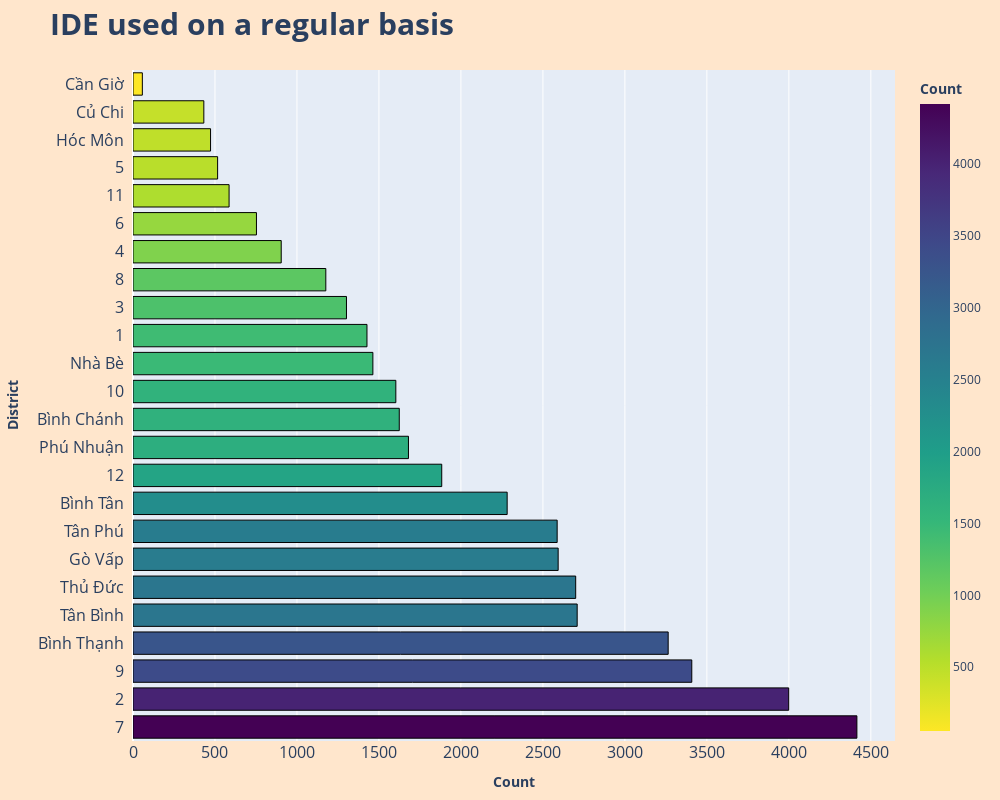

The code cell stored with this chart in its notebook:
### Code cell
district_count.sort_values(ascending = False ,by='count', inplace= True)

fig = px.bar(district_count,
              x='count',
              y='District', orientation='h', color='count',
             color_continuous_scale='viridis_r', title='<b>IDE used on a regular basis</b>',
             labels={'count': '<b>Count</b>', 'District': '<b>District</b>'})

fig.update_layout(
               title_font_size = 30,
               width = 1000,
               height = 800,
               margin=dict(l=20, r=30, t=70, b=20),
               paper_bgcolor='#ffe6cc',
               xaxis=dict(tickfont=dict(size=16)),
               yaxis=dict(tickfont=dict(size=16), ticksuffix = "  ")
               )
fig.update_traces(marker_line_color='black', marker_line_width=1.0, hovertemplate='<b>%{x}</b> real estates are located in <b>district %{y}</b>')
fig.show(config=dict({'scrollZoom':False}))

### Figure 1 — Plotly figure (JSON) as saved in the notebook; plotly's stock layout.template omitted (floating-point values rounded to 4 significant figures)
{"data": [{"alignmentgroup": "True", "hovertemplate": "<b>%{x}</b> real estates are located in <b>district %{y}</b>", "legendgroup": "", "marker": {"color": [4415, 3999, 3408, 3264, 2709, 2700, 2593, 2587, 2282, 1883, 1680, 1624, 1603, 1463, 1427, 1302, 1176, 904, 753, 586, 516, 473, 432, 57], "coloraxis": "coloraxis", "line": {"color": "black", "width": 1}, "pattern": {"shape": ""}}, "name": "", "offsetgroup": "", "orientation": "h", "showlegend": false, "textposition": "auto", "type": "bar", "x": [4415, 3999, 3408, 3264, 2709, 2700, 2593, 2587, 2282, 1883, 1680, 1624, 1603, 1463, 1427, 1302, 1176, 904, 753, 586, 516, 473, 432, 57], "xaxis": "x", "y": ["7", "2", "9", "Bình Thạnh", "Tân Bình", "Thủ Đức", "Gò Vấp", "Tân Phú", "Bình Tân", "12", "Phú Nhuận", "Bình Chánh", "10", "Nhà Bè", "1", "3", "8", "4", "6", "11", "5", "Hóc Môn", "Củ Chi", "Cần Giờ"], "yaxis": "y"}], "layout": {"barmode": "relative", "coloraxis": {"colorbar": {"title": {"text": "<b>Count</b>"}}, "colorscale": [[0, "#fde725"], [0.1111, "#b5de2b"], [0.2222, "#6ece58"], [0.3333, "#35b779"], [0.4444, "#1f9e89"], [0.5556, "#26828e"], [0.6667, "#31688e"], [0.7778, "#3e4989"], [0.8889, "#482878"], [1, "#440154"]]}, "height": 800, "legend": {"tracegroupgap": 0}, "margin": {"b": 20, "l": 20, "r": 30, "t": 70}, "paper_bgcolor": "#ffe6cc", "title": {"font": {"size": 30}, "text": "<b>IDE used on a regular basis</b>"}, "width": 1000, "xaxis": {"anchor": "y", "domain": [0, 1], "tickfont": {"size": 16}, "title": {"text": "<b>Count</b>"}}, "yaxis": {"anchor": "x", "domain": [0, 1], "tickfont": {"size": 16}, "ticksuffix": "  ", "title": {"text": "<b>District</b>"}}}}
